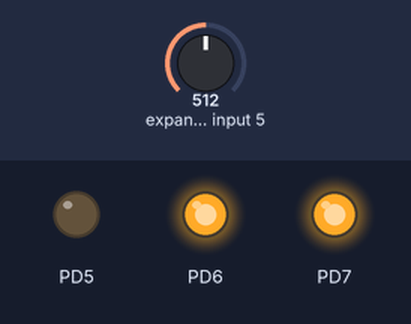
Recording of a program running on a simulated ATmega328P, built with avr-gcc and emulated at 20 MHz. On the bench: output pins drawn as LEDs (lit = HIGH). The test bench sets the inputs (shaded band); at power-on: expander input 5 = 512.

Above: at 1.2 s.
1.3 s: expander input 5 set to 154
2.8 s: expander input 5 set to 133
At 3.2 s:
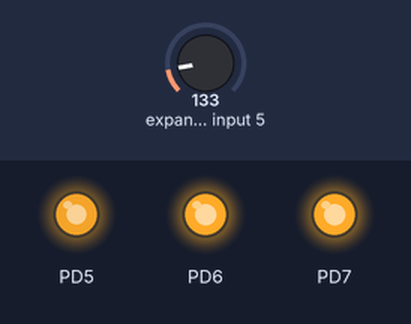
4.3 s: expander input 5 set to 306
At 5.5 s:
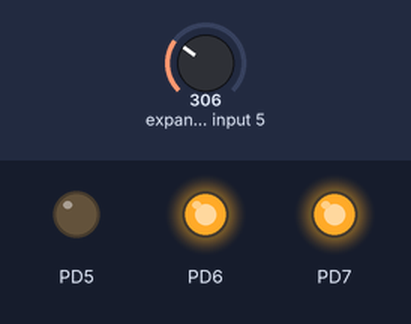
5.8 s: expander input 5 set to 122
At 6.6 s:
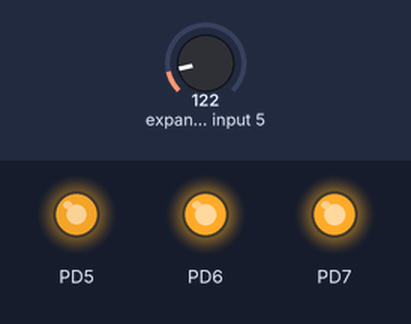
Timing chart, 0 to 8.3 s (numbered marks = the images above; inputs shaded):
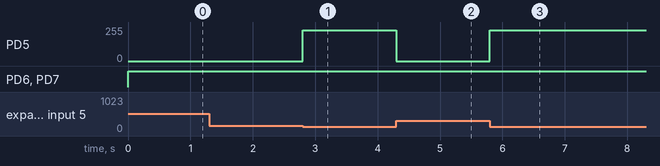

Measured:
- the behaviour switches between 141 and 140 on expander input 5 (found by bisection; images 0 and 1)
- after the input at 1.3 s, every drawn part: stays the same
- after the input at 2.8 s, PD5: 0/255 → 231/255 at once
- after the input at 4.3 s, PD5: 231/255 → 0/255 at once
- after the input at 5.8 s, PD5: 0/255 → 231/255 at once

The program:

main.cpp
```cpp
/*
 * MotionWithSensesPrototype.cpp
 *
 * Created: 14/05/2018 21:47:20
 * Author : Javier Rodriguez Posada
 */

#include <avr/io.h>
#include "Senses/qtra_sensor.h"
#include "Motion/motor.h"

int main(void)
{
	// Create sensor on ADC7, potentiometer.
	unsigned char potPin[1] = { ADC7_PIN };
	Senses::QTRASensor pot(potPin, 1, 1);

	// Create motor control for PWM1
	Motion::MotorInfoStruct motorInfoStruct;
	Motion::Motors::SetMotorInfo(&motorInfoStruct, Motion::Left, Motion::TC0);

	Motion::MotorsComplex motor(&motorInfoStruct, 1);

	pot.EmittersOn();
    while (1)
    {
		unsigned int speed;
		pot.Read(&speed);

		Motion::MotorSpeedStruct speedStruct;
		speedStruct.pwmPin = Motion::TC0;
		speedStruct.speed = speed;

		motor.SetSpeed(&speedStruct);
    }
}
```

motor.cpp
```cpp
/*
 * motor.cpp
 *
 * Created: 10/05/2018 19:25:37
 *  Author: Javier Rodriguez Posada
 */

#include <avr/io.h>
#include "motor.h"

//////////////
/// Motors ///
//////////////
Motion::Motors::Motors(MotorInfoStruct* motorInfo, unsigned char numMotors)
{
	this->numMotors = numMotors;
	forward = false;

	for (int motor = 0; motor < numMotors; motor++)
	{
		switch (motorInfo[motor].pwmPin)
		{
			case TC0 :
				InitializeTC0();
				break;
			case TC1 :
				InitializeTC1();
				break;
			case TC2 :
				InitializeTC2();
				break;
		}
	}
}

void Motion::Motors::InitializeTC0()
{
	// Set pins as digital outputs.
	DDRD |= (1 << DDD6) | (1 << DDD5);

	// Set timer to Phase Correct PWM. Top 0xFF.
	// Mode is defined by the combination of the Waveform Generation mode bits and Compare Output mode
	TCCR0A = 0;
	TCCR0B = 0;
	TCCR0A |= (1 << WGM00);

	// Set PWM to non inverted.
	TCCR0A |= (1 << COM0A1) | (1 << COM0B1);

	// Set prescalar to (¡8
	TCCR0B |= (1 << CS01);
}

void Motion::Motors::InitializeTC1()
{
	// Set pins as digital outputs.
	DDRB |= (1 << DDB2) | (1 << DDB1);

	// TODO
}

void Motion::Motors::InitializeTC2()
{
	// Set pins as digital outputs.
	DDRB |= (1 << DDB3);
	DDRD |= (1 << DDD3);

	// Set timer to Phase Correct PWM. Top 0xFF.
	// Mode is defined by the combination of the Waveform Generation mode bits and Compare Output mode
	TCCR2A = 0;
	TCCR2B = 0;
	TCCR2A |= (1 << WGM20);

	// Set PWM to non inverted.
	TCCR2A |= (1 << COM2A1) | (1 << COM2B1);

	// Set prescalar to (¡8
	TCCR2B |= (1 << CS21);
}

void Motion::Motors::SetSpeed(MotorSpeedStruct* speed)
{
	for (int motor = 0; motor < numMotors; motor++)
	{
		switch (speed[motor].pwmPin)
		{
			case TC0 :
				SetTC0Speed(speed[motor].speed);
				break;
			case TC1 :
				SetTC1Speed(speed[motor].speed);
				break;
			case TC2 :
				SetTC2Speed(speed[motor].speed);
				break;
		}
	}
}

void Motion::Motors::SetMotorInfo(MotorInfoStruct* motorInfo, MotorPosition motorPosition, PWMPin pwmPin)
{
	motorInfo->motorPosition = motorPosition;
	motorInfo->pwmPin = pwmPin;
}

/////////////////////
/// MotorsComplex ///
/////////////////////
Motion::MotorsComplex::MotorsComplex(MotorInfoStruct* motorInfo, unsigned char numMotors)
	: Motion::Motors::Motors(motorInfo, numMotors)
{
}


void Motion::MotorsComplex::SetTC0Speed(unsigned char speed)
{
	if (forward)
	{
		OCR0B = 255;
		OCR0A = speed;
	}
	else
	{
		OCR0B = speed;
		OCR0A = 255;
	}
}

void Motion::MotorsComplex::SetTC1Speed(unsigned char speed)
{

}

void Motion::MotorsComplex::SetTC2Speed(unsigned char speed)
{

}

void Motion::MotorsComplex::SetDirection(bool direction)
{
	forward = direction;
}
```

motor.h
```cpp
/*
 * motor.h
 *
 * Created: 10/05/2018 19:25:09
 *  Author: Javier Rodriguez Posada
 */

#ifndef MOTOR_H_
#define MOTOR_H_

namespace Motion
{
	enum MotorPosition
	{
		Left,
		Right
	};

	enum MotorControlMode
	{
		// One PWM pin (speed) and one simple digital output pin (direction).
		Simple,

		// Two PWM variable pins. Only one pin is used a PWM signal at a time.
		// Direction is determined by which pin has each role.
		Complex
	};

	enum PWMPin
	{
		TC0,
		TC1,
		TC2
	};

	struct MotorInfoStruct
	{
		MotorPosition motorPosition;

		// Speed pin. In complex mode this will be the pin used for PWM of the forward movement.
		PWMPin pwmPin;
	};

	struct MotorSpeedStruct
	{
		unsigned char speed;
		PWMPin pwmPin;
	};

	class Motors
	{
		public :
			Motors(MotorInfoStruct* motorInfo, unsigned char numMotors);

			// Sets the motors' speed.
			// speed: array with the desired speed for each motor. Order has to match constructor.
			void SetSpeed(MotorSpeedStruct* speed);

			// Sets the motors' direction.
			// direction: (true = forward, false = reversed) array with the desired direction for each motor. Order has to match constructor.
			virtual void SetDirection(bool direction) = 0;

			// Fill a given MotorInfo struct.
			static void SetMotorInfo(MotorInfoStruct* motorInfo, MotorPosition motorPosition, PWMPin pwmPin);

		private:
			// Initializes the corresponding timers.
			void InitializeTC0();
			void InitializeTC1();
			void InitializeTC2();

			// Set speed into the corresponding pin.
			virtual void SetTC0Speed(unsigned char speed) = 0;
			virtual void SetTC1Speed(unsigned char speed) = 0;
			virtual void SetTC2Speed(unsigned char speed) = 0;

		protected:
			// Number of motors.
			unsigned char numMotors;

			// Whether the motor should run forward or not.
			bool forward;
	};

	class MotorsComplex : public Motors
	{
		public:
			// Constructor.
			// motorsInfo has to be an array of size numMotors.
			MotorsComplex(MotorInfoStruct* motorInfo, unsigned char numMotors);

			// Sets the motors' direction.
			// direction: (true = forward, false = reversed) array with the desired direction for each motor. Order has to match constructor.
			void SetDirection(bool direction);
		private:
			// Set speed into the corresponding pin.
			void SetTC0Speed(unsigned char speed);
			void SetTC1Speed(unsigned char speed);
			void SetTC2Speed(unsigned char speed);
	};
}

#endif /* MOTOR_H_ */
```

OrangutanTime.cpp
```cpp
/*
  OrangutanTime.cpp - Library for timing routines, calibrated for Orangutan, which runs at 20 MHz.
  This should *NOT* be used as an Arduino library.
*/

/*
 * Written by Ben Schmidel et al., July 30, 2008.
 * Copyright (c) 2008-2012 Pololu Corporation. For more information, see
 *
 *   http://www.pololu.com
 *   http://forum.pololu.com
 *   http://www.pololu.com/docs/0J18
 *
 * You may freely modify and share this code, as long as you keep this
 * notice intact (including the two links above).  Licensed under the
 * Creative Commons BY-SA 3.0 license:
 *
 *   http://creativecommons.org/licenses/by-sa/3.0/
 *
 * Disclaimer: To the extent permitted by law, Pololu provides this work
 * without any warranty.  It might be defective, in which case you agree
 * to be responsible for all resulting costs and damages.
 */

#ifndef F_CPU
#define F_CPU 20000000UL
#endif

// Define a macro so that OrangutanTime.h can exclude definitions that
// conflict with the C-only functions defined here.
#define OrangutanTime_cpp

#include "OrangutanTime.h"
#include <avr/interrupt.h>

volatile unsigned long tickCount = 0;	// incremented by 256 every T2 OVF (units of 0.4 us)
volatile unsigned long msCounter = 0;	// returned by millis(), updated by T2 OVF ISR
unsigned int us_over_10 = 0;			// in units of 10^-7 s (intentionally not volatile)

extern "C" void TIMER2_OVF_vect() __attribute__((naked, __INTR_ATTRS));
extern "C" void TIMER2_OVF_vect()
{
	__asm__ volatile (
		//save values of registers we need to use here
		"push r2"					"\n\t"	// SREG holder
		"push r24"					"\n\t"	// save the registers we will use on the stack
		"push r25"					"\n\t"	//  so that we can restore them at the end
		"in   r2, 0x3f"				"\n\t"	// 0x3f is SREG

		// update tickCount by adding 256 (i.e. 1 to second least significant byte)
		"lds  r24, tickCount+1"	"\n\t"	// load 2nd lowest byte of tickCount from RAM
		"lds  r25, tickCount+2"	"\n\t"	// load next lowest byte of tickCount from RAM
		"adiw r24, 1"				"\n\t"	// add 1 to the word r24:r25
		"sts  tickCount+1, r24"	"\n\t"	// save byte to RAM
		"sts  tickCount+2, r25"	"\n\t"	// save byte to RAM
		"ldi  r25, 0"				"\n\t"	// load 0 into r25
		"lds  r24, tickCount+3"	"\n\t"	// load 4th byte of tickCount from RAM
		"adc  r24, r25"				"\n\t"	// add carry from previous additon operation
		"sts  tickCount+3, r24"	"\n\t"	// save the byte to RAM

		// update us_over_10 by adding 1024 (i.e. 4 to the high byte)
		"lds  r25, us_over_10+1"	"\n\t"	// load high byte of us_over_10 from RAM
		"subi r25, 252"				"\n\t"	// add 4 to the high byte (i.e. us_over_10 + 1024)
		"sts  us_over_10+1, r25"	"\n\t"	// save the new value to us_over_10 (in RAM)
		"lds  r24, us_over_10"		"\n\t"	// load the low byte of us_over_10

		"subi r24, 0x10"			"\n\t"	// with the following line, subtract 10000
		"sbci r25, 0x27"			"\n\t"	//  from r25:r24 (i.e. us_over_10 - 10000)
		"brcs end"					"\n\t"	// branch to "end" if carry flag is set
											// (i.e. if (us_over_10 < 10000) goto end)
		"sts  us_over_10+1, r25"	"\n\t"	// with the following line,
		"sts  us_over_10, r24"		"\n\t"	//  us_over_10 = us_over_10 - 10000

		"lds  r24, msCounter"		"\n\t"	// load lowest byte of msCounter from RAM
		"lds  r25, msCounter+1"		"\n\t"	// load next lowest byte of msCounter from RAM
		"adiw r24, 1"				"\n\t"	// add 1 to the word r24:r25
		"sts  msCounter, r24"		"\n\t"	// save byte to RAM
		"sts  msCounter+1, r25"		"\n\t"	// save byte to RAM
		"ldi  r25, 0"				"\n\t"	// load 0 into r25
		"lds  r24, msCounter+2"		"\n\t"	// load 3rd byte of msCounter from RAM
		"adc  r24, r25"				"\n\t"	// add carry from previous additon operation
		"sts  msCounter+2, r24"		"\n\t"	// save the byte to RAM
		"lds  r24, msCounter+3"		"\n\t"	// load highest byte of msCounter from RAM
		"adc  r24, r25"				"\n\t"	// carry from previous addition operation
		"sts  msCounter+3, r24"		"\n\t"	// save the byte to RAM

		"end: out 0x3f, r2"			"\n\t"	// restore SREG
		"pop r25"					"\n\t"	// restore the registers we used in this ISR
		"pop r24"					"\n\t"
		"pop r2"					"\n\t"

		"reti"						"\n\t"	// return
		);
}

// Standard aliases for the static class functions, accessible from C.
// There are some inline ones defined to alias to these in the C
// header files.  Also, delay_us() is only in the header, since it's
// inline assembly code.

extern "C" {
	unsigned long get_ticks() { return OrangutanTime::ticks(); }
	unsigned long ticks_to_microseconds(unsigned long numTicks)
	{
		return OrangutanTime::ticksToMicroseconds(numTicks);
	}
	unsigned long get_ms() { return OrangutanTime::ms(); }
	void delay_ms(unsigned int milliseconds) { OrangutanTime::delayMilliseconds(milliseconds); }
	void time_reset() { OrangutanTime::reset(); }
}

// number of ticks (in units of 0.4 us) that have elapsed since OrangutanTime was
// initialized.
unsigned long OrangutanTime::ticks()
{
	init();
	TIMSK2 &= ~(1 << TOIE2);	// disable timer2 overflow interrupt
	unsigned long numTicks = TCNT2 | tickCount;	// TCNT2 is lowest byte of tickCount
	if (TIFR2 & (1 << TOV2))	// if TCNT2 has overflowed since we disabled t2 ovf interrupt
	{
		// NOTE: it is important to perform this computation again.  If we use a value of TCNT2 read
		// before we checked for the overflow, it might be something like 255 while it becomes 0 after
		// the overflow.  Using an old value could produce a result that is bigger than it should be.
		// For example, the following line should *NOT* be: numTicks += 256;
		numTicks = TCNT2 | (tickCount + 256);		// compute ticks again and add 256 for the overflow
	}
	TIMSK2 |= 1 << TOIE2;	// enable timer2 overflow interrupt
	return numTicks;
}


// this function can be used on a time differential to find out how many microseconds have
// elapsed over a period.  For example:
// unsigned long ticks = OrangutanTime::ticks();
// ... (do something)
// unsigned long elapsedMicroseconds = OrangutanTime::ticksToMicroseconds(OrangutanTime::ticks() - ticks);
unsigned long OrangutanTime::ticksToMicroseconds(unsigned long numTicks)
{
	return (numTicks * 2 + 2) / 5;
}

// NOTE: we intentionally do not use the tick counter to compute elapsed milliseconds because
// that would lead to a result that does not overflow on an even data boundary, so doing
// differential time computations would give an incorrect result across an overflow.  Our
// method for tracking elapsed milliseconds gives a correct result when performing a time
// differential across an overflow.
unsigned long OrangutanTime::ms()
{
	init();
	unsigned long value;
	TIMSK2 &= ~(1 << TOIE2);	// disable timer2 overflow interrupt
	value = msCounter;
	TIMSK2 |= 1 << TOIE2;	// enable timer2 overflow interrupt
	return value;
}

void OrangutanTime::delayMilliseconds(unsigned int milliseconds)
{
	while (milliseconds--)
	  delayMicroseconds(1000);
}

void OrangutanTime::init2()
{
	TIMSK2 &= ~(1 << TOIE2);	// disable timer2 overflow interrupt

/*  40 kHz operation
		us_over_10_increment = 255;	// increment us_over_10 by this every timer 2 overflow
		TCCR2A &= ~0x03;	// phase correct PWM, TOP = 0xFF
		TCCR2A |= 0x01;
		TCCR2B &= 0xF0;
		TCCR2B |= 0x01;		// timer2 ticks at 20 MHz (prescaler = 1)
*/

	TCCR2A |= 0x03;		// fast PWM, TOP = 0xFF
	TCCR2B &= 0xF0;
	TCCR2B |= 0x02;		// timer 2 ticks at 2.5 MHz (prescaler = 8)

	TIFR2 |= 1 << TOV2;	// clear timer2 overflow flag
	TIMSK2 |= 1 << TOIE2;	// enable timer2 overflow interrupt
	sei();				// enable global interrupts
}

// resets millisecond counter, but does not reset tick counter
void OrangutanTime::reset()
{
	init();
	TIMSK2 &= ~(1 << TOIE2);	// disable timer2 overflow interrupt
	msCounter = 0;
	us_over_10 = 0;
	TIMSK2 |= 1 << TOIE2;	// enable timer2 overflow interrupt
}


// Local Variables: **
// mode: C++ **
// c-basic-offset: 4 **
// tab-width: 4 **
// indent-tabs-mode: t **
// end: **
```

OrangutanTime.h
```cpp
/*
  OrangutanTime.h - Library for timing routines, calibrated for Orangutan, which runs at 20 MHz.
  This should *NOT* be used as an Arduino library.
*/

/*
 * Written by Ben Schmidel et al., July 30, 2008.
 * Copyright (c) 2008-2012 Pololu Corporation. For more information, see
 *
 *   http://www.pololu.com
 *   http://forum.pololu.com
 *   http://www.pololu.com/docs/0J18
 *
 * You may freely modify and share this code, as long as you keep this
 * notice intact (including the two links above).  Licensed under the
 * Creative Commons BY-SA 3.0 license:
 *
 *   http://creativecommons.org/licenses/by-sa/3.0/
 *
 * Disclaimer: To the extent permitted by law, Pololu provides this work
 * without any warranty.  It might be defective, in which case you agree
 * to be responsible for all resulting costs and damages.
 */

#ifndef OrangutanTime_h
#define OrangutanTime_h

#ifdef __cplusplus

class OrangutanTime
{
  public:

    // Constructor (doesn't do anything).
	OrangutanTime();

	// Resets the ms and us counters to zero.
	static void reset();

	// Returns the number of elapsed ticks (in units of 0.4 us)
	static unsigned long ticks();

	// Converts ticks to microseconds
	static unsigned long ticksToMicroseconds(unsigned long numTicks);

	// Returns the number of elapsed milliseconds.
	static unsigned long ms();

	// Returns the number of elapsed microseconds.
	static unsigned long us();

	// Delays for the specified number of milliseconds.
	static void delayMilliseconds(unsigned int milliseconds);

	// Delays for for the specified nubmer of microseconds.
	static inline void delayMicroseconds(unsigned int microseconds)
	{
		__asm__ volatile (
						  "1: push r22"     "\n\t"
						  "   ldi  r22, 4"  "\n\t"
						  "2: dec  r22"     "\n\t"
						  "   brne 2b"      "\n\t"
						  "   pop  r22"     "\n\t"
						  "   sbiw %0, 1"   "\n\t"
						  "   brne 1b"
						  : "=w" ( microseconds )
						  : "0" ( microseconds )
						  );
	}


  private:

	// Initializes the timer.  This must be called before the
	// milliseconds/microseconds elapsed time functions are used.  It
	// is not required for the delay functions.

	static inline void init()
	{
		static unsigned char initialized = 0;

		if (!initialized)
		{
			initialized = 1;
			init2();
		}
	}

	// initializes timer 2 for timing (in a way that is compatible with
	// other Orangutan libraries)
	static void init2();

};

extern "C" {
#endif

// these are defined in the .cpp file:
unsigned long get_ticks(void);
unsigned long ticks_to_microseconds(unsigned long ticks);
unsigned long get_ms(void);
void delay_ms(unsigned int milliseconds);
void time_reset(void);

// This is inline for efficiency:
static inline void delay_us(unsigned int microseconds)
{
  __asm__ volatile (
		    "1: push r22"     "\n\t"
		    "   ldi  r22, 4"  "\n\t"
		    "2: dec  r22"     "\n\t"
		    "   brne 2b"      "\n\t"
		    "   pop  r22"     "\n\t"
		    "   sbiw %0, 1"   "\n\t"
		    "   brne 1b"
		    : "=w" ( microseconds )
		    : "0" ( microseconds )
		    );
}

// These are alternative aliases:
static inline void delay(unsigned int milliseconds) { delay_ms(milliseconds); }
static inline unsigned long millis(void) { return get_ms(); }
static inline void delayMicroseconds(unsigned int microseconds) { delay_us(microseconds); }

#ifdef __cplusplus
}
#endif

#endif

// Local Variables: **
// mode: C++ **
// c-basic-offset: 4 **
// tab-width: 4 **
// indent-tabs-mode: t **
// end: **
```

VirtualFix.cpp
```cpp
/*
 * VirtualFix.cpp
 *
 * Created: 13/05/2018 01:20:31
 *  Author: Javier Rodriguez Posada
 */

extern "C" void __cxa_pure_virtual() { while (1); }
```

Source omitted: qtra_sensor.cpp (5095 bytes), qtra_sensor.h (2059 bytes), OrangutanTime.cpp (7834 bytes), OrangutanTime.h (3487 bytes)
